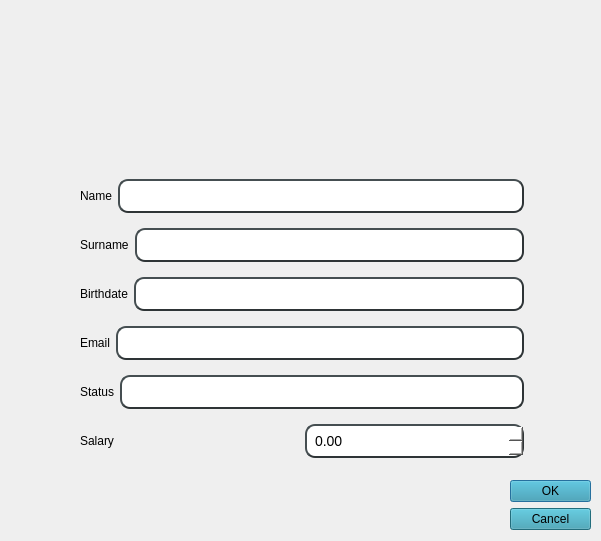
<?xml version="1.0" encoding="UTF-8"?>
<ui version="4.0">
 <class>FormWorkers</class>
 <widget class="QDialog" name="FormWorkers">
  <property name="geometry">
   <rect>
    <x>0</x>
    <y>0</y>
    <width>601</width>
    <height>541</height>
   </rect>
  </property>
  <property name="minimumSize">
   <size>
    <width>601</width>
    <height>541</height>
   </size>
  </property>
  <property name="maximumSize">
   <size>
    <width>601</width>
    <height>541</height>
   </size>
  </property>
  <property name="windowTitle">
   <string>Staff</string>
  </property>
  <widget class="QDialogButtonBox" name="buttonBox">
   <property name="geometry">
    <rect>
     <x>510</x>
     <y>480</y>
     <width>81</width>
     <height>51</height>
    </rect>
   </property>
   <property name="styleSheet">
    <string notr="true">background-color:rgb(48, 152, 174)</string>
   </property>
   <property name="orientation">
    <enum>Qt::Vertical</enum>
   </property>
   <property name="standardButtons">
    <set>QDialogButtonBox::Cancel|QDialogButtonBox::Ok</set>
   </property>
  </widget>
  <widget class="QWidget" name="layoutWidget">
   <property name="geometry">
    <rect>
     <x>80</x>
     <y>170</y>
     <width>444</width>
     <height>301</height>
    </rect>
   </property>
   <layout class="QVBoxLayout" name="verticalLayout">
    <item>
     <layout class="QHBoxLayout" name="horizontalLayout_2">
      <item>
       <widget class="QLabel" name="label_2">
        <property name="styleSheet">
         <string notr="true">font: 57 italic 16pt &quot;URW Chancery L&quot;;</string>
        </property>
        <property name="text">
         <string>Name</string>
        </property>
       </widget>
      </item>
      <item>
       <widget class="QLineEdit" name="NamelineEdit">
        <property name="styleSheet">
         <string notr="true">   background-color: white;
    border-style: outset;
    border-width: 2px;
    border-radius: 10px;
    border-color: rgb(46, 52, 54);
    font: 14px;
    min-width: 10em;
    padding: 6px;</string>
        </property>
       </widget>
      </item>
     </layout>
    </item>
    <item>
     <layout class="QHBoxLayout" name="horizontalLayout_3">
      <item>
       <widget class="QLabel" name="label_3">
        <property name="styleSheet">
         <string notr="true">font: 57 italic 16pt &quot;URW Chancery L&quot;;</string>
        </property>
        <property name="text">
         <string>Surname</string>
        </property>
       </widget>
      </item>
      <item>
       <widget class="QLineEdit" name="SurnamelineEdit">
        <property name="styleSheet">
         <string notr="true">   background-color: white;
    border-style: outset;
    border-width: 2px;
    border-radius: 10px;
    border-color: rgb(46, 52, 54);
    font: 14px;
    min-width: 10em;
    padding: 6px;</string>
        </property>
       </widget>
      </item>
     </layout>
    </item>
    <item>
     <layout class="QHBoxLayout" name="horizontalLayout_4">
      <item>
       <widget class="QLabel" name="label_4">
        <property name="styleSheet">
         <string notr="true">font: 57 italic 16pt &quot;URW Chancery L&quot;;</string>
        </property>
        <property name="text">
         <string>Birthdate</string>
        </property>
       </widget>
      </item>
      <item>
       <widget class="QLineEdit" name="BirthdatelineEdit">
        <property name="styleSheet">
         <string notr="true">   background-color: white;
    border-style: outset;
    border-width: 2px;
    border-radius: 10px;
    border-color: rgb(46, 52, 54);
    font: 14px;
    min-width: 10em;
    padding: 6px;</string>
        </property>
       </widget>
      </item>
     </layout>
    </item>
    <item>
     <layout class="QHBoxLayout" name="horizontalLayout_5">
      <item>
       <widget class="QLabel" name="label_5">
        <property name="styleSheet">
         <string notr="true">font: 57 italic 16pt &quot;URW Chancery L&quot;;</string>
        </property>
        <property name="text">
         <string>Email</string>
        </property>
       </widget>
      </item>
      <item>
       <widget class="QLineEdit" name="EmaillineEdit">
        <property name="styleSheet">
         <string notr="true">   background-color: white;
    border-style: outset;
    border-width: 2px;
    border-radius: 10px;
    border-color: rgb(46, 52, 54);
    font: 14px;
    min-width: 10em;
    padding: 6px;</string>
        </property>
       </widget>
      </item>
     </layout>
    </item>
    <item>
     <layout class="QHBoxLayout" name="horizontalLayout_6">
      <item>
       <widget class="QLabel" name="label_6">
        <property name="styleSheet">
         <string notr="true">font: 57 italic 16pt &quot;URW Chancery L&quot;;</string>
        </property>
        <property name="text">
         <string>Status</string>
        </property>
       </widget>
      </item>
      <item>
       <widget class="QLineEdit" name="StatuslineEdit">
        <property name="styleSheet">
         <string notr="true">   background-color: white;
    border-style: outset;
    border-width: 2px;
    border-radius: 10px;
    border-color: rgb(46, 52, 54);
    font: 14px;
    min-width: 10em;
    padding: 6px;</string>
        </property>
       </widget>
      </item>
     </layout>
    </item>
    <item>
     <layout class="QHBoxLayout" name="horizontalLayout_7">
      <item>
       <widget class="QLabel" name="label_7">
        <property name="styleSheet">
         <string notr="true">font: 57 italic 16pt &quot;URW Chancery L&quot;;</string>
        </property>
        <property name="text">
         <string>Salary</string>
        </property>
       </widget>
      </item>
      <item>
       <widget class="QDoubleSpinBox" name="SalarydoubleSpinBox">
        <property name="styleSheet">
         <string notr="true">   background-color: white;
    border-style: outset;
    border-width: 2px;
    border-radius: 10px;
    border-color: rgb(46, 52, 54);
    font: 14px;
    min-width: 10em;
    padding: 6px;</string>
        </property>
        <property name="maximum">
         <double>100000.000000000000000</double>
        </property>
       </widget>
      </item>
     </layout>
    </item>
   </layout>
  </widget>
  <widget class="Line" name="line">
   <property name="geometry">
    <rect>
     <x>-17</x>
     <y>10</y>
     <width>20</width>
     <height>411</height>
    </rect>
   </property>
   <property name="orientation">
    <enum>Qt::Vertical</enum>
   </property>
  </widget>
  <widget class="QLabel" name="label_9">
   <property name="geometry">
    <rect>
     <x>40</x>
     <y>20</y>
     <width>511</width>
     <height>141</height>
    </rect>
   </property>
   <property name="text">
    <string/>
   </property>
   <property name="pixmap">
    <pixmap resource="doc.qrc">:/doc/966837.png</pixmap>
   </property>
  </widget>
 </widget>
 <resources>
  <include location="doc.qrc"/>
 </resources>
 <connections>
  <connection>
   <sender>buttonBox</sender>
   <signal>accepted()</signal>
   <receiver>FormWorkers</receiver>
   <slot>accept()</slot>
   <hints>
    <hint type="sourcelabel">
     <x>248</x>
     <y>254</y>
    </hint>
    <hint type="destinationlabel">
     <x>157</x>
     <y>274</y>
    </hint>
   </hints>
  </connection>
  <connection>
   <sender>buttonBox</sender>
   <signal>rejected()</signal>
   <receiver>FormWorkers</receiver>
   <slot>reject()</slot>
   <hints>
    <hint type="sourcelabel">
     <x>316</x>
     <y>260</y>
    </hint>
    <hint type="destinationlabel">
     <x>286</x>
     <y>274</y>
    </hint>
   </hints>
  </connection>
 </connections>
</ui>
